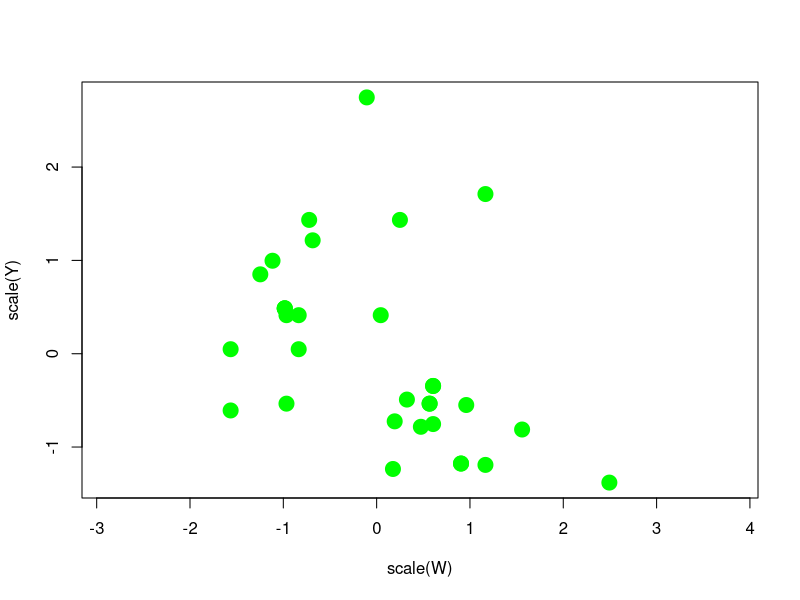
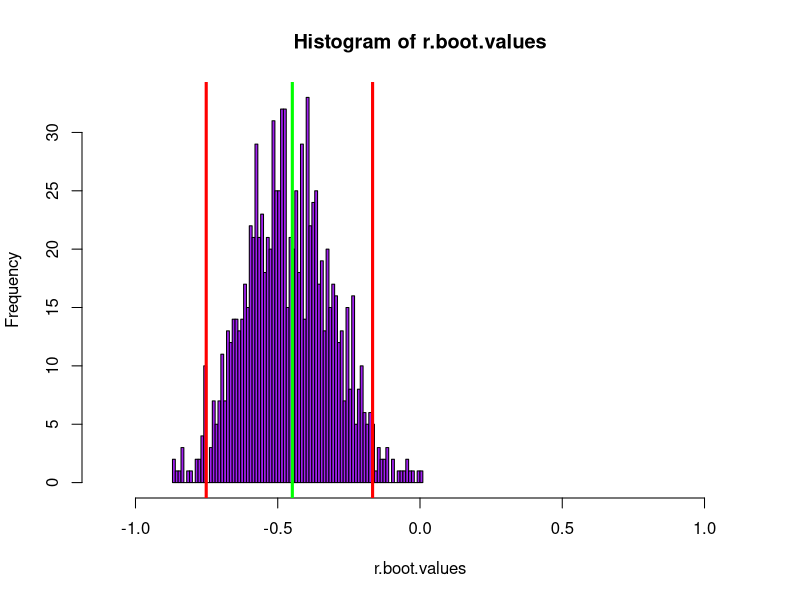
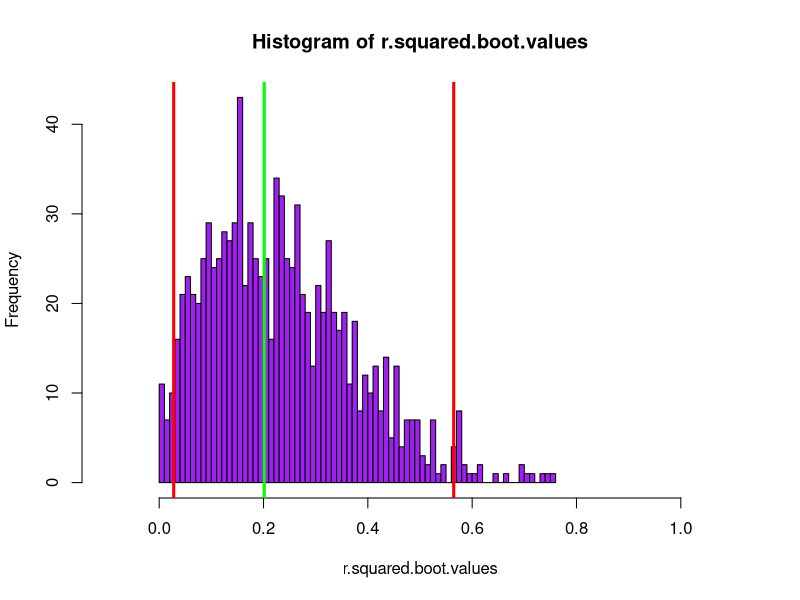
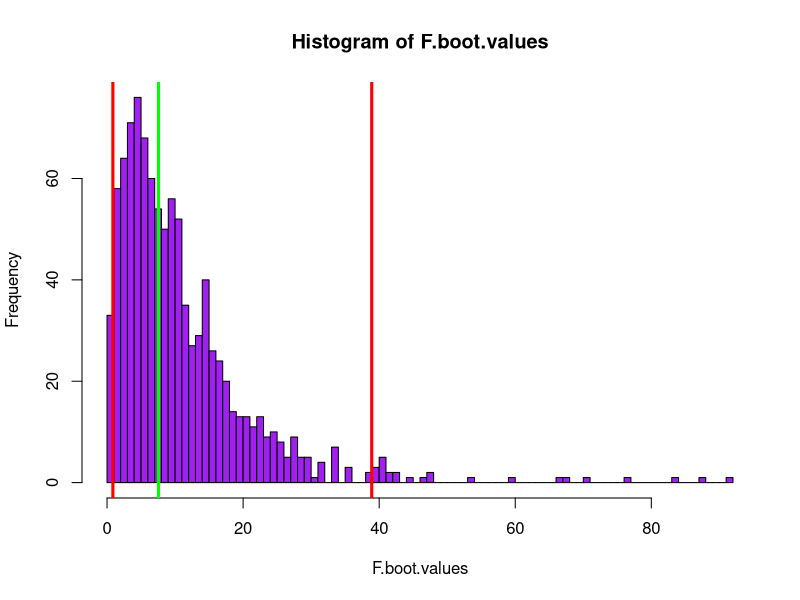

These charts were generated, in order, by the following R code:


#rm(list=ls()) #run this to clear the workspace.

#load the data.
data(mtcars)
	#rear axle ratio
W <- mtcars$drat
	#weight
Y <- mtcars$hp


##Visualize
#dev.new()
#plot(W,Y,col="green",cex=3,pch=20,asp=1)  ##doesn't make much sense to plot them in their units!
dev.new()
plot(scale(W),scale(Y),col="green",cex=3,pch=20,asp=1)


##Compute the r, r-squared, F, and p values.
r.value <- cor(W, Y)
r.squared <- r.value^2
F.value <- (r.squared/(1-r.squared)) * (length(W) - 2)
p.value <- 1-pf(F.value,1,length(W)-2)


###Bootstrap
#a single example of a bootstrap resampling
boot.indices <- sample(1:length(W),length(W),TRUE)
W.boot <- W[boot.indices]
Y.boot <- Y[boot.indices]
boot.cor <- cor(W.boot,Y.boot)


##set up for the bootstrap
nboots <- 1000
r.boot.values <- matrix(0,nboots,1)
r.squared.boot.values <- matrix(0,nboots,1)
F.boot.values <- matrix(0,nboots,1)

for(i in 1:nboots){
	
	boot.indices <- sample(1:length(W),length(W),TRUE)
	W.boot <- W[boot.indices]
	Y.boot <- Y[boot.indices]	
	r.boot.values[i,1] <- cor(W.boot,Y.boot)
	
}
##some clean up
r.boot.values <- replace(r.boot.values,is.na(r.boot.values),0)
r.boot.values <- replace(r.boot.values,is.nan(r.boot.values),0)
r.boot.values <- replace(r.boot.values,is.infinite(r.boot.values),0)

r.squared.boot.values <- r.boot.values^2
F.boot.values <- ((r.squared.boot.values)/(1-r.squared.boot.values)) * (length(W) - 2)


###show the distributions and confidence intervals of r, r-squared, and F.
dev.new()
h<-hist(r.boot.values,breaks=100,xlim=c(-1.1,1.1),col="purple")
abline(v=quantile(r.boot.values,probs=c(0.975)),col="red",lwd=3)
abline(v=quantile(r.boot.values,probs=c(0.025)),col="red",lwd=3)
abline(v=r.value,col="green",lwd=3)


dev.new()
hist(r.squared.boot.values,breaks=100,xlim=c(-0.1,1.1),col="purple")
abline(v=quantile(r.squared.boot.values,probs=c(0.975)),col="red",lwd=3)
abline(v=quantile(r.squared.boot.values,probs=c(0.025)),col="red",lwd=3)
abline(v=r.squared,col="green",lwd=3)


dev.new()
hist(F.boot.values,breaks=100,col="purple")
abline(v=quantile(F.boot.values,probs=c(0.975)),col="red",lwd=3)
abline(v=quantile(F.boot.values,probs=c(0.025)),col="red",lwd=3)
abline(v=F.value,col="green",lwd=3)
